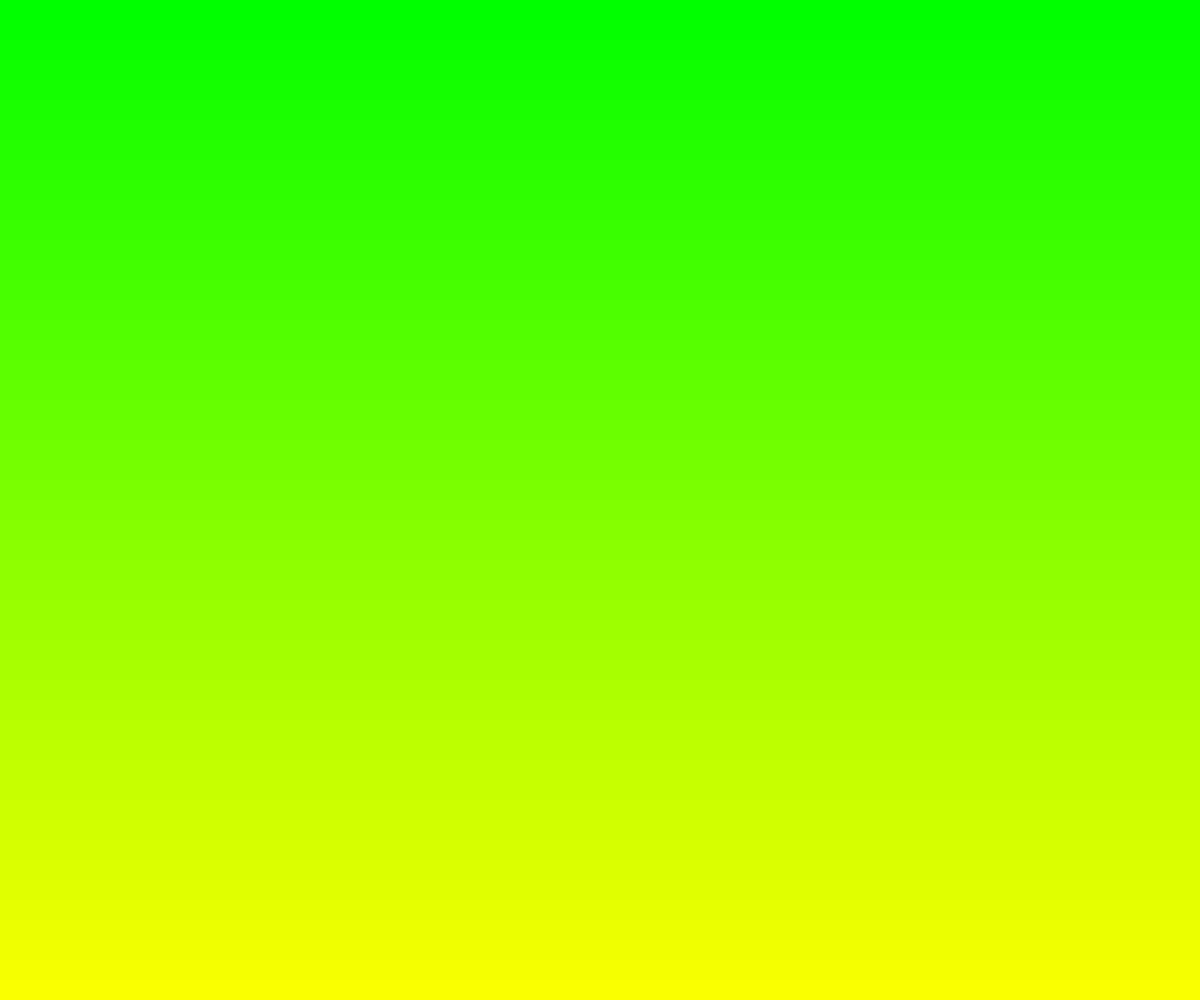
Frame 1 (no input)
Frame 60 (no input): identical to frame 1, image omitted
Frame 120 (the mouse pressed at the canvas centre since frame 60): identical to frame 1, image omitted

The p5.js sketch that drew this single still picture (run headless with seeded random() and noise() and a simulated clock; from frame 60 on, the mouse is pressed at the canvas centre):

// p5.js sketch
// ── sketch.js
// Drawing with Single and Nested Loops
// Mason L.
// Sept 25. 2023
// Generating a single image with loops

//Global Variables
let numSegments = 50;
let segmentHeight;
const GRID_SPACING = 10;

function setup() {
  createCanvas(windowWidth, windowHeight);
  segmentHeight = height/numSegments;
}

function drawGrid(){
  for (let x = 0; x < width; x = x + GRID_SPACING){
    for (let y = 0; y < height ; y = y + GRID_SPACING){
      fill(0);
      //test 1
      //noCursor();
      //line(mouseX, mouseY, x, y);
      //test 2
      if (dist(x,y,mouseX,mouseY) < 50){
        fill(255,0,0);
      }
      else{
        fill(0);
      }
    }
  }
}

function draw(){
  gradient();
  drawGrid();
}

function gradient(){
  // use a loop to create a gradient background
  noStroke();
  for (let i = 0; i < numSegments; i ++){
    let y = i * segmentHeight;
    let fillValue = map(y,0,height,0,255);
    fill(fillValue, 255, 0);
    rect(0, y, width, segmentHeight);
  }
  stroke(0);
}
